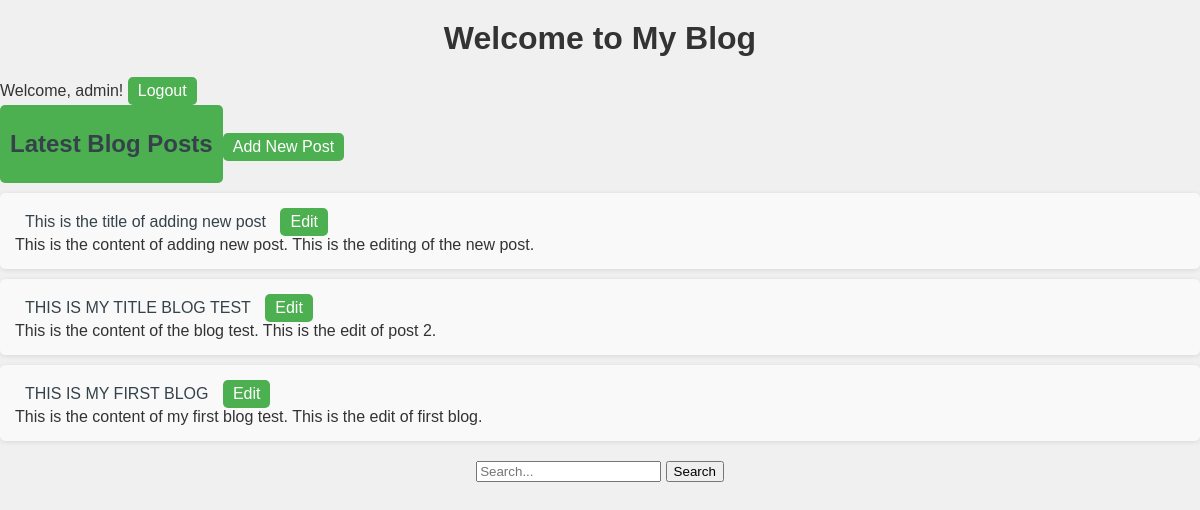
The app's page / (signed in) with its own data.
### my_blog/models.py (models this page shows, shortened)
class BlogPost(models.Model):
    title = models.CharField(max_length=200)
    content = models.TextField()
    author = models.ForeignKey(User, on_delete=models.CASCADE)
    created_at = models.DateTimeField(auto_now_add=True)
    updated_at = models.DateTimeField(auto_now=True)

### my_blog/views.py (the view)
# urls.py: 2. Add a URL to urlpatterns:  path('', views.home, name='home')
def home(request):
    blog_posts = BlogPost.objects.all().order_by('-created_at')
    return render(request, 'home.html', {'blog_posts': blog_posts})

### my_blog/templates/home.html (shortened to what this page needs)
{% load static %}
<!DOCTYPE html>
<html lang="en">
<head>
    <link rel="stylesheet" type="text/css" href="{% static 'css/styles.css' %}">
</head>
<body>
    <h1>Welcome to My Blog</h1>
    {% if user.is_authenticated %}
        <p>Welcome, {{ user.username }}! <a class="button" href="{% url 'user_logout' %}">Logout</p>
    {% else %}
            <p><a class="button" href="{% url 'user_login' %}">Login</a>
                <a class="button" href="{% url 'user_signup' %}">Signup</a></p>
    {% endif %}
    <h2>Latest Blog Posts</h2>
    <a class="button" href="{% url 'add_post' %}">Add New Post</a>
    <ul>
     {%for blog_post in blog_posts%}
        <li>
            <a href="{% url 'post_detail' blog_post.id%}">{{ blog_post.title }}</a>
            <a class="button" href="{% url 'edit_post' blog_post.id%}">Edit</a>
            <p>{{blog_post.content}}</p>
        </li>
      {%empty%}
         <p>No blog posts available yet. Check back later!</p>
       {% endfor %}
    </ul>
    <form action="{% url 'search' %}" method="GET">
        <input type="text" name="search" placeholder="Search...">
        <input type="submit" value="Search">
    </form>
</body>
</html>

### my_blog/static/css/styles.css (style rules this page uses)
body, h1, h2, h3, p, ul, li { font-family: Arial, sans-serif; margin: 0; padding: 0; }
h1, h2 { text-align: center; margin: 20px; }
.button { background-color: #4CAF50; color: #ffffff; display: inline-block; border: none; border-radius: 5px; text-decoration: none; }
body { background-color: #f0f0f0; color: #333; }
ul { list-style: none; padding: 0; }
li { background: #f9f9f9; margin: 10px 0; padding: 15px; border-radius: 5px; box-shadow: 0 1px 5px rgba(0, 0, 0, 0.1); transition: transform 0.2s; }
h2 { color: #35424a; margin: 20px 0; }
a { text-decoration: none; color: #35424a; padding: 5px 10px; border-radius: 4px; }
form { text-align: center; margin: 20px 0; }

### records on screen
BlogPost: title "This is the title of adding new post", content "This is the content of adding new post. This is the editing of the new post."
BlogPost: title "THIS IS MY TITLE BLOG TEST", content "This is the content of the blog test. This is the edit of post 2."
BlogPost: title "THIS IS MY FIRST BLOG", content "This is the content of my first blog test. This is the edit of first blog."

### other values on screen
{{ user.username }} "admin"
